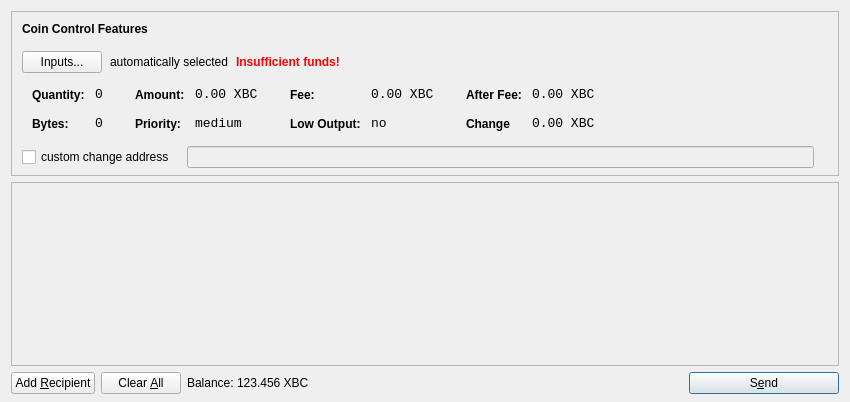
<?xml version="1.0" encoding="UTF-8"?>
<ui version="4.0">
 <class>SendCoinsDialog</class>
 <widget class="QDialog" name="SendCoinsDialog">
  <property name="geometry">
   <rect>
    <x>0</x>
    <y>0</y>
    <width>850</width>
    <height>402</height>
   </rect>
  </property>
  <property name="windowTitle">
   <string>Send Coins</string>
  </property>
  <property name="styleSheet">
   <string notr="true">QDialog {
        background-color: #ffffff;
        color: black;
}

QMainWindow {
        color: black;
        background-color: #ffffff;
        border: none;
}

QMenu {
        background-color: #ffffff;
        color: black;
}

QMenu::item:selected {
        background-color: #0e585f;
        color: white;
}

QMenu::item:hover {
        background-color: #0e585f;
        color: white;
}

QProgressBar {
        background-color: #0e585f;
        border-radius: 6px;
        text-align: center;
        color: black;
}

QProgressBar::chunk {
        background: QLinearGradient(x1: 0, y1: 0, x2: 1, y2: 0, stop: 0 #000000, stop: 1 #0e585f);
        border-radius: 6px; margin: 0px;
}

QScrollArea {
        border-radius: 1px;
        border-width: 0;
        border-style: none;
        padding: 2px;
        background-color: #000000;
        color: white;
}

QFormLayout {
        border-radius: 6px;
        border-width: 0;
        border-style: none;
        padding: 8px;
        background-color: #000000;
        color: white;
}

QCheckBox {
        border-radius: 4px;
        border-width: 0;
        border-style: none;
        padding: 8px;
        background-color: #0e585f;
        color: white;
}

QVBoxLayout {
        border-radius: 6px;
        border-width: 0;
        border-style: none;
        padding: 8px;
        background-color: #000000;
        color: white;
}

QFrame#central {
        background-color: #0e585f;
        border: none;
}

QFrame#SendCoinsEntry {
        background-color: #ffffff;
        border: none;
        min-width: 10em;
        padding: 6px;
}

QFrame#frame, QFrame#frame_2, QFrame#frame_3 {
        background-color: #0e585f;
        border-style: plain;
        border-width: 20px;
        border-radius: 15px;
        border-color: #ffffff;
        min-width: 10em;
        padding: 6px;
}

QLabel {
        background-color: transparent;
        color: white;
        font-weight: normal;
}

QLabel[openExternalLinks=true], QHeaderView {
        color: #aaaaaa;
}

QLabel[openExternalLinks=false] {
        color: white;
        font-weight: normal;
}

QPushButton, QToolButton, QDialogButtonBox {
        border: 2px solid #000000;
        border-radius: 3px;
        background-color: #0e585f;
        color: white;
        padding: 6px;
        margin: 6px;
}

QPushButton:checked, QToolButton:checked {
        color: #e86941;
}

QPushButton:pressed, QToolButton:pressed {
        border-color: #e86941;
        color: #e86941;
}

QPushButton:disabled, QToolButton:disabled {
        color: #444;
        background-color: #0a393d;
}

scrollAreaWidgetContents QToolButton {
        border-radius: 8px;
        border-width: 0px;
}

scrollAreaWidgetContents {
        background: #222222;
}

scrollAreaWidgetContents &gt; QFrame {
        background-color: #222222;
        border-width: 0px;
        border-style: none;
}

QToolBar {
        background: #ffffff;
        border: 0px solid black;
        padding: 3px;
}

QToolBar::handle {
        image: url(handle.png);
}

QMenuBar {
        background: #ffffff;
}

QMenuBar::item {
        background: #ffffff;
        color: black;
}

QStatusBar {
        background: #ffffff;
}

QLineEdit {
        border-radius: 6px;
        border-width: 1px;
        border-color: #222222;
        padding: 8px;
        background-color: #0e585f;
        color: white;
}

QLineEdit:disabled {
        border-radius: 6px;
        border-width: 1px;
        border-color: #222222;
        padding: 8px;
        background-color: #0a393d;
        color: black;
}

QComboBox {
        border-radius: 8px;
        border-width: 0;
        border-style: none;
        padding: 4px;
        background-color: #0e585f;
        color: white;
}

payAmount {
        border-radius: 8px;
        border-width: 0;
        border-style: none;
        padding: 4px;
        background-color: #0e585f;
        color: white;
}

QComboBox::drop-down {
        border-width: 0;
        border-style: none;
        background-color: #0e585f;
        color: white;
}

QTableView {
        background: #0e585f;
        color: white;
        border-style: none;
        selection-background-color: #367379;
        alternate-background-color: #0e585f;
        selection-color: #000000;
        border: 0px solid black;
}

QHeaderView {
        color: #aaaaaa;
        background-color: #0e585f;
        background-image: none;
}

QHeaderView::section {
        color: #aaaaaa;
        background-color: #0e585f;
}

QHeaderView::section:checked {
        background-color: #0e585f;
}

QTabWidget {
        background: #0e585f;
}

QTabWidget::pane {
        border-top: 1px solid #000000;
        border: 2px solid #000000;
        border-bottom-left-radius: 8px;
        border-bottom-right-radius: 8px;
        border-top-right-radius: 8px;
        background: #0e585f;
}

QTabWidget::tab-bar {
        left: 5px;
}

</string>
  </property>
  <layout class="QVBoxLayout" name="verticalLayout" stretch="0,1,0">
   <property name="bottomMargin">
    <number>8</number>
   </property>
   <item>
    <widget class="QFrame" name="frameCoinControl">
     <property name="sizePolicy">
      <sizepolicy hsizetype="Expanding" vsizetype="Expanding">
       <horstretch>0</horstretch>
       <verstretch>0</verstretch>
      </sizepolicy>
     </property>
     <property name="maximumSize">
      <size>
       <width>16777215</width>
       <height>16777215</height>
      </size>
     </property>
     <property name="frameShape">
      <enum>QFrame::StyledPanel</enum>
     </property>
     <property name="frameShadow">
      <enum>QFrame::Sunken</enum>
     </property>
     <layout class="QVBoxLayout" name="verticalLayoutCoinControl2">
      <property name="spacing">
       <number>6</number>
      </property>
      <property name="leftMargin">
       <number>0</number>
      </property>
      <property name="topMargin">
       <number>0</number>
      </property>
      <property name="rightMargin">
       <number>0</number>
      </property>
      <property name="bottomMargin">
       <number>6</number>
      </property>
      <item>
       <layout class="QVBoxLayout" name="verticalLayoutCoinControl" stretch="0,0,0,0,1">
        <property name="spacing">
         <number>0</number>
        </property>
        <property name="leftMargin">
         <number>10</number>
        </property>
        <property name="topMargin">
         <number>10</number>
        </property>
        <item>
         <layout class="QHBoxLayout" name="horizontalLayoutCoinControl1">
          <property name="bottomMargin">
           <number>15</number>
          </property>
          <item>
           <widget class="QLabel" name="labelCoinControlFeatures">
            <property name="sizePolicy">
             <sizepolicy hsizetype="Preferred" vsizetype="Maximum">
              <horstretch>0</horstretch>
              <verstretch>0</verstretch>
             </sizepolicy>
            </property>
            <property name="font">
             <font>
              <weight>75</weight>
              <bold>true</bold>
             </font>
            </property>
            <property name="styleSheet">
             <string notr="true">font-weight:bold;</string>
            </property>
            <property name="text">
             <string>Coin Control Features</string>
            </property>
           </widget>
          </item>
         </layout>
        </item>
        <item>
         <layout class="QHBoxLayout" name="horizontalLayoutCoinControl2" stretch="0,0,0,0">
          <property name="spacing">
           <number>8</number>
          </property>
          <property name="bottomMargin">
           <number>10</number>
          </property>
          <item>
           <widget class="QPushButton" name="pushButtonCoinControl">
            <property name="styleSheet">
             <string notr="true"/>
            </property>
            <property name="text">
             <string>Inputs...</string>
            </property>
           </widget>
          </item>
          <item>
           <widget class="QLabel" name="labelCoinControlAutomaticallySelected">
            <property name="styleSheet">
             <string notr="true">QLabel {
        background-color: transparent;
        color: #000000;
        font-weight: normal;
}
</string>
            </property>
            <property name="text">
             <string>automatically selected</string>
            </property>
            <property name="margin">
             <number>5</number>
            </property>
           </widget>
          </item>
          <item>
           <widget class="QLabel" name="labelCoinControlInsuffFunds">
            <property name="font">
             <font>
              <weight>75</weight>
              <bold>true</bold>
             </font>
            </property>
            <property name="styleSheet">
             <string notr="true">color:red;font-weight:bold;</string>
            </property>
            <property name="text">
             <string>Insufficient funds!</string>
            </property>
            <property name="margin">
             <number>5</number>
            </property>
           </widget>
          </item>
          <item>
           <spacer name="horizontalSpacerCoinControl">
            <property name="orientation">
             <enum>Qt::Horizontal</enum>
            </property>
            <property name="sizeHint" stdset="0">
             <size>
              <width>40</width>
              <height>1</height>
             </size>
            </property>
           </spacer>
          </item>
         </layout>
        </item>
        <item>
         <widget class="QWidget" name="widgetCoinControl" native="true">
          <property name="sizePolicy">
           <sizepolicy hsizetype="Preferred" vsizetype="Preferred">
            <horstretch>0</horstretch>
            <verstretch>0</verstretch>
           </sizepolicy>
          </property>
          <property name="minimumSize">
           <size>
            <width>0</width>
            <height>0</height>
           </size>
          </property>
          <property name="styleSheet">
           <string notr="true"/>
          </property>
          <layout class="QHBoxLayout" name="horizontalLayoutCoinControl5">
           <property name="leftMargin">
            <number>0</number>
           </property>
           <property name="topMargin">
            <number>0</number>
           </property>
           <property name="rightMargin">
            <number>0</number>
           </property>
           <property name="bottomMargin">
            <number>0</number>
           </property>
           <item>
            <layout class="QHBoxLayout" name="horizontalLayoutCoinControl3" stretch="0,0,0,1">
             <property name="spacing">
              <number>20</number>
             </property>
             <property name="topMargin">
              <number>0</number>
             </property>
             <property name="bottomMargin">
              <number>10</number>
             </property>
             <item>
              <layout class="QFormLayout" name="formLayoutCoinControl1">
               <property name="horizontalSpacing">
                <number>10</number>
               </property>
               <property name="verticalSpacing">
                <number>14</number>
               </property>
               <property name="leftMargin">
                <number>10</number>
               </property>
               <property name="topMargin">
                <number>4</number>
               </property>
               <property name="rightMargin">
                <number>6</number>
               </property>
               <item row="0" column="0">
                <widget class="QLabel" name="labelCoinControlQuantityText">
                 <property name="styleSheet">
                  <string notr="true">font-weight:bold;</string>
                 </property>
                 <property name="text">
                  <string>Quantity:</string>
                 </property>
                 <property name="margin">
                  <number>0</number>
                 </property>
                </widget>
               </item>
               <item row="0" column="1">
                <widget class="QLabel" name="labelCoinControlQuantity">
                 <property name="font">
                  <font>
                   <family>Monospace</family>
                   <pointsize>10</pointsize>
                  </font>
                 </property>
                 <property name="cursor">
                  <cursorShape>IBeamCursor</cursorShape>
                 </property>
                 <property name="contextMenuPolicy">
                  <enum>Qt::ActionsContextMenu</enum>
                 </property>
                 <property name="text">
                  <string>0</string>
                 </property>
                 <property name="margin">
                  <number>0</number>
                 </property>
                 <property name="textInteractionFlags">
                  <set>Qt::LinksAccessibleByMouse|Qt::TextSelectableByKeyboard|Qt::TextSelectableByMouse</set>
                 </property>
                </widget>
               </item>
               <item row="1" column="0">
                <widget class="QLabel" name="labelCoinControlBytesText">
                 <property name="styleSheet">
                  <string notr="true">font-weight:bold;</string>
                 </property>
                 <property name="text">
                  <string>Bytes:</string>
                 </property>
                </widget>
               </item>
               <item row="1" column="1">
                <widget class="QLabel" name="labelCoinControlBytes">
                 <property name="font">
                  <font>
                   <family>Monospace</family>
                   <pointsize>10</pointsize>
                  </font>
                 </property>
                 <property name="cursor">
                  <cursorShape>IBeamCursor</cursorShape>
                 </property>
                 <property name="contextMenuPolicy">
                  <enum>Qt::ActionsContextMenu</enum>
                 </property>
                 <property name="text">
                  <string>0</string>
                 </property>
                 <property name="textInteractionFlags">
                  <set>Qt::LinksAccessibleByMouse|Qt::TextSelectableByKeyboard|Qt::TextSelectableByMouse</set>
                 </property>
                </widget>
               </item>
              </layout>
             </item>
             <item>
              <layout class="QFormLayout" name="formLayoutCoinControl2">
               <property name="horizontalSpacing">
                <number>10</number>
               </property>
               <property name="verticalSpacing">
                <number>14</number>
               </property>
               <property name="leftMargin">
                <number>6</number>
               </property>
               <property name="topMargin">
                <number>4</number>
               </property>
               <property name="rightMargin">
                <number>6</number>
               </property>
               <item row="0" column="0">
                <widget class="QLabel" name="labelCoinControlAmountText">
                 <property name="styleSheet">
                  <string notr="true">font-weight:bold;</string>
                 </property>
                 <property name="text">
                  <string>Amount:</string>
                 </property>
                 <property name="margin">
                  <number>0</number>
                 </property>
                </widget>
               </item>
               <item row="0" column="1">
                <widget class="QLabel" name="labelCoinControlAmount">
                 <property name="font">
                  <font>
                   <family>Monospace</family>
                   <pointsize>10</pointsize>
                  </font>
                 </property>
                 <property name="cursor">
                  <cursorShape>IBeamCursor</cursorShape>
                 </property>
                 <property name="contextMenuPolicy">
                  <enum>Qt::ActionsContextMenu</enum>
                 </property>
                 <property name="text">
                  <string>0.00 XBC</string>
                 </property>
                 <property name="textInteractionFlags">
                  <set>Qt::LinksAccessibleByMouse|Qt::TextSelectableByKeyboard|Qt::TextSelectableByMouse</set>
                 </property>
                </widget>
               </item>
               <item row="1" column="0">
                <widget class="QLabel" name="labelCoinControlPriorityText">
                 <property name="styleSheet">
                  <string notr="true">font-weight:bold;</string>
                 </property>
                 <property name="text">
                  <string>Priority:</string>
                 </property>
                </widget>
               </item>
               <item row="1" column="1">
                <widget class="QLabel" name="labelCoinControlPriority">
                 <property name="font">
                  <font>
                   <family>Monospace</family>
                   <pointsize>10</pointsize>
                  </font>
                 </property>
                 <property name="cursor">
                  <cursorShape>IBeamCursor</cursorShape>
                 </property>
                 <property name="contextMenuPolicy">
                  <enum>Qt::ActionsContextMenu</enum>
                 </property>
                 <property name="text">
                  <string>medium</string>
                 </property>
                 <property name="textInteractionFlags">
                  <set>Qt::LinksAccessibleByMouse|Qt::TextSelectableByKeyboard|Qt::TextSelectableByMouse</set>
                 </property>
                </widget>
               </item>
              </layout>
             </item>
             <item>
              <layout class="QFormLayout" name="formLayoutCoinControl3">
               <property name="horizontalSpacing">
                <number>10</number>
               </property>
               <property name="verticalSpacing">
                <number>14</number>
               </property>
               <property name="leftMargin">
                <number>6</number>
               </property>
               <property name="topMargin">
                <number>4</number>
               </property>
               <property name="rightMargin">
                <number>6</number>
               </property>
               <item row="0" column="0">
                <widget class="QLabel" name="labelCoinControlFeeText">
                 <property name="styleSheet">
                  <string notr="true">font-weight:bold;</string>
                 </property>
                 <property name="text">
                  <string>Fee:</string>
                 </property>
                 <property name="margin">
                  <number>0</number>
                 </property>
                </widget>
               </item>
               <item row="0" column="1">
                <widget class="QLabel" name="labelCoinControlFee">
                 <property name="font">
                  <font>
                   <family>Monospace</family>
                   <pointsize>10</pointsize>
                  </font>
                 </property>
                 <property name="cursor">
                  <cursorShape>IBeamCursor</cursorShape>
                 </property>
                 <property name="contextMenuPolicy">
                  <enum>Qt::ActionsContextMenu</enum>
                 </property>
                 <property name="text">
                  <string>0.00 XBC</string>
                 </property>
                 <property name="textInteractionFlags">
                  <set>Qt::LinksAccessibleByMouse|Qt::TextSelectableByKeyboard|Qt::TextSelectableByMouse</set>
                 </property>
                </widget>
               </item>
               <item row="1" column="0">
                <widget class="QLabel" name="labelCoinControlLowOutputText">
                 <property name="styleSheet">
                  <string notr="true">font-weight:bold;</string>
                 </property>
                 <property name="text">
                  <string>Low Output:</string>
                 </property>
                </widget>
               </item>
               <item row="1" column="1">
                <widget class="QLabel" name="labelCoinControlLowOutput">
                 <property name="font">
                  <font>
                   <family>Monospace</family>
                   <pointsize>10</pointsize>
                  </font>
                 </property>
                 <property name="cursor">
                  <cursorShape>IBeamCursor</cursorShape>
                 </property>
                 <property name="contextMenuPolicy">
                  <enum>Qt::ActionsContextMenu</enum>
                 </property>
                 <property name="text">
                  <string>no</string>
                 </property>
                 <property name="textInteractionFlags">
                  <set>Qt::LinksAccessibleByMouse|Qt::TextSelectableByKeyboard|Qt::TextSelectableByMouse</set>
                 </property>
                </widget>
               </item>
              </layout>
             </item>
             <item>
              <layout class="QFormLayout" name="formLayoutCoinControl4">
               <property name="horizontalSpacing">
                <number>10</number>
               </property>
               <property name="verticalSpacing">
                <number>14</number>
               </property>
               <property name="leftMargin">
                <number>6</number>
               </property>
               <property name="topMargin">
                <number>4</number>
               </property>
               <property name="rightMargin">
                <number>6</number>
               </property>
               <item row="0" column="0">
                <widget class="QLabel" name="labelCoinControlAfterFeeText">
                 <property name="styleSheet">
                  <string notr="true">font-weight:bold;</string>
                 </property>
                 <property name="text">
                  <string>After Fee:</string>
                 </property>
                 <property name="margin">
                  <number>0</number>
                 </property>
                </widget>
               </item>
               <item row="0" column="1">
                <widget class="QLabel" name="labelCoinControlAfterFee">
                 <property name="font">
                  <font>
                   <family>Monospace</family>
                   <pointsize>10</pointsize>
                  </font>
                 </property>
                 <property name="cursor">
                  <cursorShape>IBeamCursor</cursorShape>
                 </property>
                 <property name="contextMenuPolicy">
                  <enum>Qt::ActionsContextMenu</enum>
                 </property>
                 <property name="text">
                  <string>0.00 XBC</string>
                 </property>
                 <property name="textInteractionFlags">
                  <set>Qt::LinksAccessibleByMouse|Qt::TextSelectableByKeyboard|Qt::TextSelectableByMouse</set>
                 </property>
                </widget>
               </item>
               <item row="1" column="0">
                <widget class="QLabel" name="labelCoinControlChangeText">
                 <property name="styleSheet">
                  <string notr="true">font-weight:bold;</string>
                 </property>
                 <property name="text">
                  <string>Change</string>
                 </property>
                </widget>
               </item>
               <item row="1" column="1">
                <widget class="QLabel" name="labelCoinControlChange">
                 <property name="font">
                  <font>
                   <family>Monospace</family>
                   <pointsize>10</pointsize>
                  </font>
                 </property>
                 <property name="cursor">
                  <cursorShape>IBeamCursor</cursorShape>
                 </property>
                 <property name="contextMenuPolicy">
                  <enum>Qt::ActionsContextMenu</enum>
                 </property>
                 <property name="text">
                  <string>0.00 XBC</string>
                 </property>
                 <property name="textInteractionFlags">
                  <set>Qt::LinksAccessibleByMouse|Qt::TextSelectableByKeyboard|Qt::TextSelectableByMouse</set>
                 </property>
                </widget>
               </item>
              </layout>
             </item>
            </layout>
           </item>
          </layout>
         </widget>
        </item>
        <item>
         <layout class="QHBoxLayout" name="horizontalLayoutCoinControl4" stretch="0,0,0">
          <property name="spacing">
           <number>12</number>
          </property>
          <property name="sizeConstraint">
           <enum>QLayout::SetDefaultConstraint</enum>
          </property>
          <property name="topMargin">
           <number>5</number>
          </property>
          <property name="rightMargin">
           <number>5</number>
          </property>
          <item>
           <widget class="QCheckBox" name="checkBoxCoinControlChange">
            <property name="text">
             <string>custom change address</string>
            </property>
           </widget>
          </item>
          <item>
           <widget class="QLineEdit" name="lineEditCoinControlChange">
            <property name="enabled">
             <bool>false</bool>
            </property>
            <property name="sizePolicy">
             <sizepolicy hsizetype="Expanding" vsizetype="Fixed">
              <horstretch>0</horstretch>
              <verstretch>0</verstretch>
             </sizepolicy>
            </property>
           </widget>
          </item>
          <item>
           <widget class="QLabel" name="labelCoinControlChangeLabel">
            <property name="sizePolicy">
             <sizepolicy hsizetype="Preferred" vsizetype="Expanding">
              <horstretch>0</horstretch>
              <verstretch>0</verstretch>
             </sizepolicy>
            </property>
            <property name="minimumSize">
             <size>
              <width>0</width>
              <height>0</height>
             </size>
            </property>
            <property name="text">
             <string/>
            </property>
            <property name="margin">
             <number>3</number>
            </property>
           </widget>
          </item>
         </layout>
        </item>
        <item>
         <spacer name="verticalSpacerCoinControl">
          <property name="orientation">
           <enum>Qt::Vertical</enum>
          </property>
          <property name="sizeHint" stdset="0">
           <size>
            <width>800</width>
            <height>1</height>
           </size>
          </property>
         </spacer>
        </item>
       </layout>
      </item>
     </layout>
    </widget>
   </item>
   <item>
    <widget class="QScrollArea" name="scrollArea">
     <property name="widgetResizable">
      <bool>true</bool>
     </property>
     <widget class="QWidget" name="scrollAreaWidgetContents">
      <property name="geometry">
       <rect>
        <x>0</x>
        <y>0</y>
        <width>828</width>
        <height>122</height>
       </rect>
      </property>
      <layout class="QVBoxLayout" name="verticalLayout_2">
       <property name="leftMargin">
        <number>0</number>
       </property>
       <property name="topMargin">
        <number>0</number>
       </property>
       <property name="rightMargin">
        <number>0</number>
       </property>
       <property name="bottomMargin">
        <number>0</number>
       </property>
       <item>
        <layout class="QVBoxLayout" name="entries">
         <property name="spacing">
          <number>6</number>
         </property>
        </layout>
       </item>
       <item>
        <spacer name="verticalSpacer">
         <property name="orientation">
          <enum>Qt::Vertical</enum>
         </property>
         <property name="sizeHint" stdset="0">
          <size>
           <width>20</width>
           <height>40</height>
          </size>
         </property>
        </spacer>
       </item>
      </layout>
     </widget>
    </widget>
   </item>
   <item>
    <layout class="QHBoxLayout" name="horizontalLayout">
     <item>
      <widget class="QPushButton" name="addButton">
       <property name="toolTip">
        <string>Send to multiple recipients at once</string>
       </property>
       <property name="text">
        <string>Add &amp;Recipient</string>
       </property>
       <property name="icon">
        <iconset resource="../bitcoin.qrc">
         <normaloff>:/icons/add</normaloff>:/icons/add</iconset>
       </property>
       <property name="autoDefault">
        <bool>false</bool>
       </property>
      </widget>
     </item>
     <item>
      <widget class="QPushButton" name="clearButton">
       <property name="sizePolicy">
        <sizepolicy hsizetype="Minimum" vsizetype="Fixed">
         <horstretch>0</horstretch>
         <verstretch>0</verstretch>
        </sizepolicy>
       </property>
       <property name="toolTip">
        <string>Remove all transaction fields</string>
       </property>
       <property name="text">
        <string>Clear &amp;All</string>
       </property>
       <property name="icon">
        <iconset resource="../bitcoin.qrc">
         <normaloff>:/icons/remove</normaloff>:/icons/remove</iconset>
       </property>
       <property name="autoRepeatDelay">
        <number>300</number>
       </property>
       <property name="autoDefault">
        <bool>false</bool>
       </property>
      </widget>
     </item>
     <item>
      <layout class="QHBoxLayout" name="horizontalLayout_2">
       <property name="spacing">
        <number>3</number>
       </property>
       <item>
        <widget class="QLabel" name="label">
         <property name="sizePolicy">
          <sizepolicy hsizetype="Preferred" vsizetype="Fixed">
           <horstretch>0</horstretch>
           <verstretch>0</verstretch>
          </sizepolicy>
         </property>
         <property name="text">
          <string>Balance:</string>
         </property>
        </widget>
       </item>
       <item>
        <widget class="QLabel" name="labelBalance">
         <property name="sizePolicy">
          <sizepolicy hsizetype="Preferred" vsizetype="Fixed">
           <horstretch>0</horstretch>
           <verstretch>0</verstretch>
          </sizepolicy>
         </property>
         <property name="cursor">
          <cursorShape>IBeamCursor</cursorShape>
         </property>
         <property name="text">
          <string>123.456 XBC</string>
         </property>
         <property name="textInteractionFlags">
          <set>Qt::LinksAccessibleByMouse|Qt::TextSelectableByKeyboard|Qt::TextSelectableByMouse</set>
         </property>
        </widget>
       </item>
      </layout>
     </item>
     <item>
      <spacer name="horizontalSpacer">
       <property name="orientation">
        <enum>Qt::Horizontal</enum>
       </property>
       <property name="sizeHint" stdset="0">
        <size>
         <width>40</width>
         <height>20</height>
        </size>
       </property>
      </spacer>
     </item>
     <item>
      <widget class="QPushButton" name="sendButton">
       <property name="minimumSize">
        <size>
         <width>150</width>
         <height>0</height>
        </size>
       </property>
       <property name="toolTip">
        <string>Confirm the send action</string>
       </property>
       <property name="text">
        <string>S&amp;end</string>
       </property>
       <property name="icon">
        <iconset resource="../bitcoin.qrc">
         <normaloff>:/icons/send</normaloff>:/icons/send</iconset>
       </property>
       <property name="default">
        <bool>true</bool>
       </property>
      </widget>
     </item>
    </layout>
   </item>
  </layout>
 </widget>
 <resources>
  <include location="../bitcoin.qrc"/>
 </resources>
 <connections/>
</ui>
